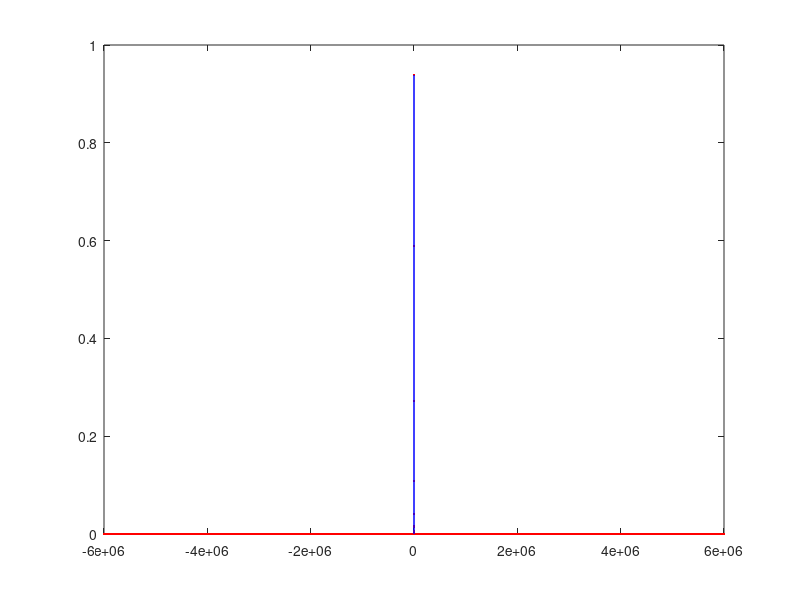

This chart was generated by the following MATLAB code: (Note: this script raises an error after producing the figure.)
% testing
function [ret]=testing_spd()
clear all;
close all;
% units
mic=1;fs=1;ns=1e6;mJ=1;mm=mic/1000;m=1e-3;ps=1e3;s=fs*1e-15;J=mJ*1e-3;

%_PULSE_PARAMETERS______________________________________________________
lc=1.03;             % pulse central wavelength (mic)
ko=2*pi/lc;          % mic^-1)
vluz=0.3;            % speed of light (mic fs^-1)
wo=2*pi*vluz/lc;     % pulse central omega (fs^-1)
tp=159.135*fs;       % pulse width (fs).
a=5*10^-3;           % spatial fwhm (mm)
energia=6.12e-7;     % Energy (mJ)
%-----------------------------------------------------------------------

%_TEMPORAL_AND_SPECTRAL_AXIS__________________________________________________________
npuntos=2^18;                          % number of points.
maxt=6*ns;                             % temporal window to follow                  

dt=2*maxt/(npuntos-1);                 % time resolution
t=-maxt:dt:maxt;                       % temporal axis (fs)
dw=2*pi/(2*maxt);                      % frequency axis (fs^-1)
wN=-pi/dt:dw:pi/dt;
w=ifftshift(wN); 
wf=-w;                                 % for frequency sign criteria
ejel=wf.*1000*lc*lc/vluz/2/pi+1000*lc; % wavelength axis (nm)
%------------------------------------------------------------------------

%_ELECTRIC_FIELD________________________________________________________
tau=tp/(2*acosh(sqrt(2))); to=0.; P=(sech((t-to)/tau)).^2; E=sqrt(P);
%-----------------------------------------------------------------------
Eo=E;
tic
for i1=1:500
    E=ifft(E);
    E=fft(E);
end
toc
%------------------------------------------------------------------------
                nfig=1;figure(nfig);nfig=nfig+1;
                plot(t,(abs(Eo)).^2,'r.',t,(abs(E)).^2,'b');
%------------------------------------------------------------------------
GPUstart
EG=GPUdouble(Eo);
tic
for i2=1:500
    EG=ifft(EG);
    EG=fft(EG);
end
toc
%------------------------------------------------------------------------
                nfig=1;figure(nfig);nfig=nfig+1;
                plot(t,(abs(Eo)).^2,'r.',t,(abs(EG)).^2,'b');
%------------------------------------------------------------------------
